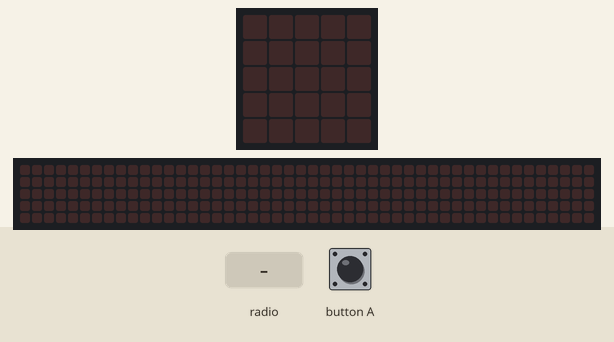
Simulated run of this program. Board: BBC micro:bit running MicroPython. Shown: the board's 5×5 LED display, a strip that is not on the board, showing the scrolling text unrolled. The test bench sets the inputs (shaded band). No radio messages arrive unless stated (any console line starting 'radio sent:' is added by the test bench); the 48×5 strip is a reading aid, not a part: it shows the text the display is scrolling, unrolled, one strip-width of it at a time; what the program prints to the serial console is not drawn.

Above: at 1.2 s.
1.3 s: radio message "start" arrives
At 1.37 s:
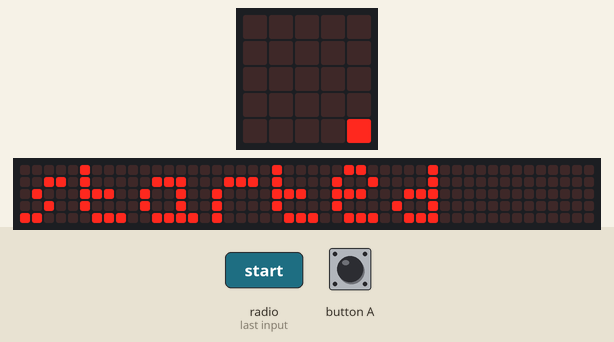
At 1.82 s:
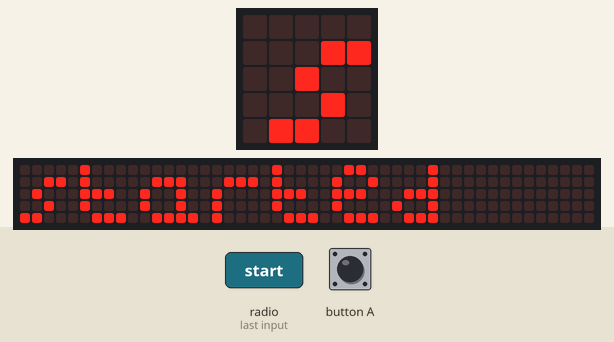
4.3 s: button A pressed for 3.2 s
Timing chart, 0 to 7.3 s (numbered marks = the images above; inputs shaded):
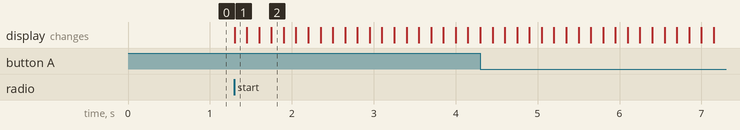

The program:

start_and_stop_test.py
```python
from microbit import *
import radio

radio.on()
radio.config(channel = 41)

race_going = 0
while True:

    msg = radio.receive()
    if msg:
        if msg == "start":
            display.scroll("started")
            race_going = 1


    if button_a.is_pressed() == 1 and race_going == 1:
        radio.send("time")
        race_going = 0
```

Measured:
- after the input at 1.3 s, the display: changes at once (image 1)
